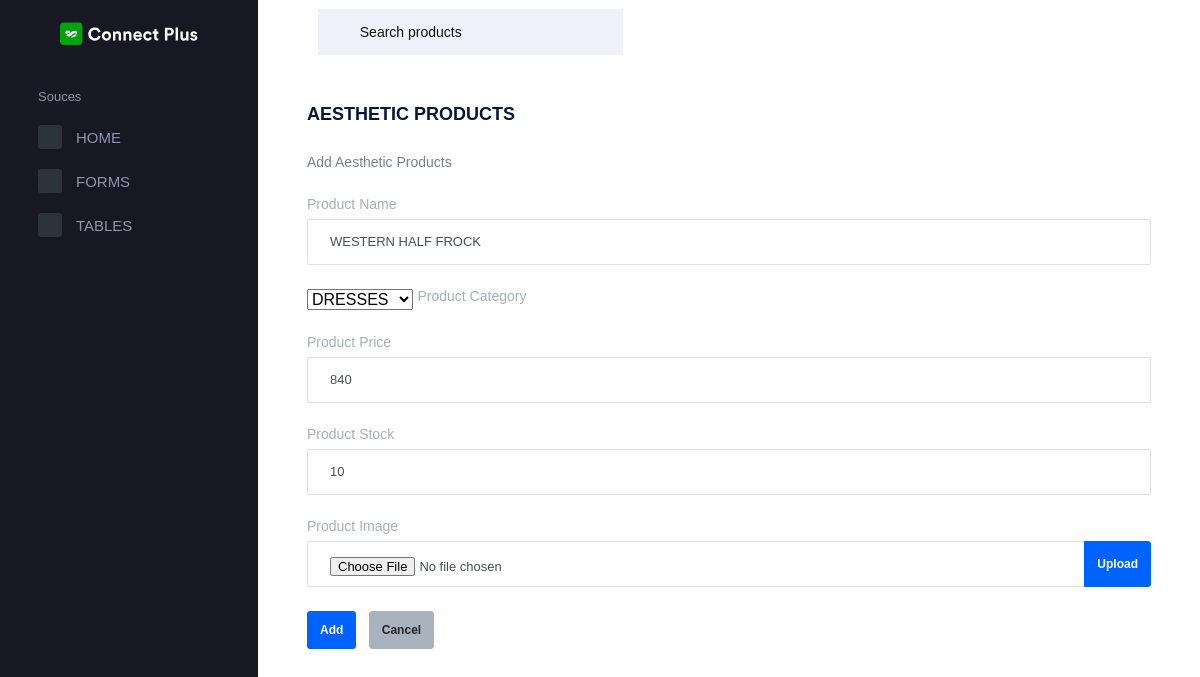
Page /edit_products/2 on the committed database.
### Adminapp/models.py (models this page shows)
class Product(models.Model):
    pname=models.CharField(max_length=20)
    pcat=models.CharField(max_length=100)
    pprice=models.IntegerField()
    pstock=models.IntegerField()
    pimage=models.ImageField(upload_to='pimages')
    status=models.IntegerField(default=0)

### Adminapp/views.py (the view)
# urls.py: path('edit_products/<int:id>',views.edit_products,name='edit_products'),
def edit_products(request,id):
    cat=Category.objects.all()
    data=Product.objects.filter(id=id)
    return render(request,'edit_products.html',{'data':data,'cat':cat})

### Adminapp/templates/edit_products.html (shortened to what this page needs)
{% extends 'adminindex.html' %}
{% block content %}
<div class="col-12 grid-margin stretch-card">
    <div class="card">
      <div class="card-body">
        <h4 class="card-title">AESTHETIC PRODUCTS</h4>
        <p class="card-description"> Add Aesthetic Products </p>
     {% for i in data %}
        <form class="forms-sample" action="{% url 'updatepro' id=i.id %}" method="post" enctype="multipart/form-data">
          <div class="form-group">
            <label for="exampleInputName1">Product Name</label>
            <input type="text" value="{{i.pname}}" name="pname" class="form-control" id="exampleInputName1" placeholder="Category Name">
          </div>
          <div class="form-group">
          <select name="pcat" id="">
            {% for i in cat %}
            <option>{{i.cname}}</option>
            {% endfor %}
          </select>
            <label for="exampleInputEmail3"> Product Category </label>
          </div>
          <div class="form-group">
            <label for="exampleInputEmail3"> Product Price </label>
            <input type="text" value="{{i.pprice}}" name="pprice" class="form-control" id="exampleInputEmail3" placeholder="Category Description">
          </div>
          <div class="form-group">
            <label for="exampleInputEmail3"> Product Stock </label>
            <input type="text" value="{{i.pstock}}" name="pstock" class="form-control" id="exampleInputEmail3" placeholder="Category Description">
          </div>
          <div class="form-group">
            <label>Product Image</label>
            <div class="input-group col-xs-12">
              <input type="file" name="pimage" class="form-control file-upload-info" placeholder="Upload Category Image">
              <span class="input-group-append">
                <button class="file-upload-browse btn btn-primary" type="button">Upload</button>
              </span>
            </div>
          </div>
          <button type="submit" class="btn btn-primary mr-2">Add</button>
          <button class="btn btn-light">Cancel</button>
        </form>
     {% endfor %}
      </div>
    </div>
  </div>
{% endblock %}

### rows in the picture
Product: pname "WESTERN HALF FROCK", pprice "840", pstock "10"

### other values in the picture
form field pcat "DRESSES"
